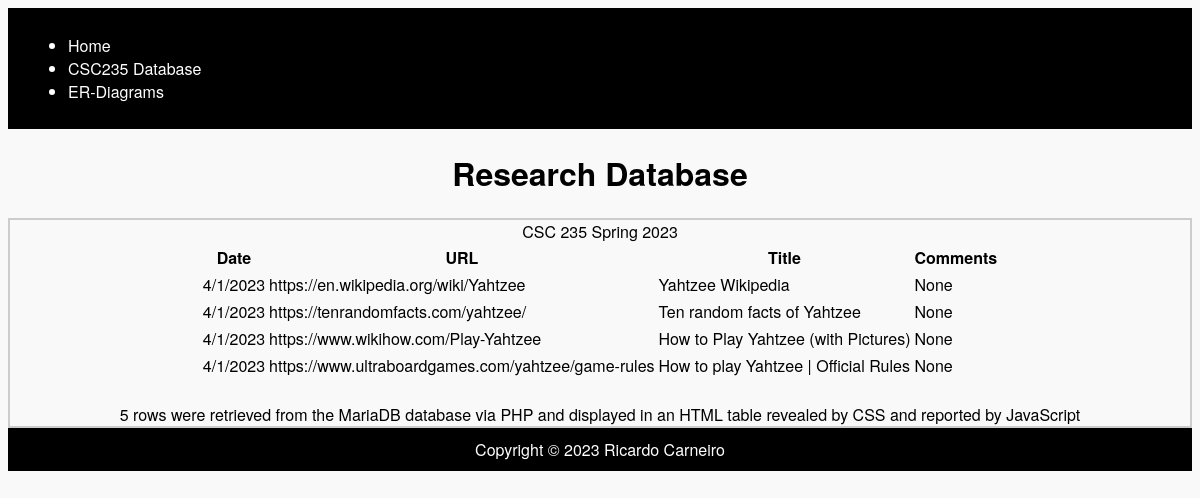
The page /Assignment6/db2.php on the database its author committed.
### tables this page shows
CREATE TABLE carneiror1Research(
entryID INT(11) AUTO_INCREMENT PRIMARY KEY,
dateAccessed VARCHAR(50),
url VARCHAR(100),
title VARCHAR(50),
comments VARCHAR(50));

### Assignment6/db2.php (the view, shortened to what this page needs)
<!DOCTYPE html PUBLIC "-//W3C//DTD XHTML 1.0 Strict//EN"
 "http://www.w3.org/TR/xhtml1/DTD/xhtml1-strict.dtd">
<html xmlns="http://www.w3.org/1999/xhtml">
<head>
<link rel="stylesheet" type="text/css" href="scripts/nav.css" />
<nav class= "navbar">
  <ul>
    <li><a href="index.html">Home</a></li>
    <li><a href="db1.php">CSC235 Database</a></li>
	<li><a href="diagram.html">ER-Diagrams</a></li>
  </ul>
</nav>
</head>
<body>
<center>
<h1>Research Database</h1>
</center>
<?php
    require('db.php');
    $sql = "SELECT * FROM carneiror1Research ORDER BY dateAccessed";
    $result = $conn->query($sql);
    ?>
    <center>
    <div class="container">
      <div class="overlay">
        <div class="text">CSC 235 Spring 2023
          <?php
          if ($result->num_rows > 0) {
             echo "<center><table id='database-results'><th>Date</th><th>URL</th><th>Title</th><th>Comments</th>";
             while($row = $result->fetch_assoc()) {
              echo "<tr><td>" . $row["dateAccessed"] . "</td><td>" . $row["url"] . "</td><td>" .$row["title"]."</td><td>". $row["comments"]. "</td></tr>";
            }
          } else {
             echo "Difficulty finding results";
          }
          echo "</table></center><br>";
          ?>
          <span id="table-row-count"></span>
        </div>
      </div>
    </div>
    </center>
</body>
<footer id= "footer" style="background-color: black; color: white; text-align: center; padding: 10px;">
      Copyright &copy; 2023 Ricardo Carneiro
    </footer>
</html>

### Assignment6/scripts/nav.css (style rules this page uses)
nav { background-color: black; color: white; display: flex; justify-content: space-between; padding: 10px 20px; }
nav a { color: white; text-decoration: none; margin-right: 20px; }

### Assignment6/db2.php (style rules this page uses)
body { background-color: #f9f9f9; }
.container { border: 2px solid #ccc; }
body { font-family: "Helvetica Neue", Helvetica, Arial, sans-serif; }

### rows shown on the page
carneiror1research: dateAccessed "4/1/2023", url "https://en.wikipedia.org/wiki/Yahtzee", title "Yahtzee Wikipedia", comments "None"
carneiror1research: dateAccessed "4/1/2023", url "https://tenrandomfacts.com/yahtzee/", title "Ten random facts of Yahtzee", comments "None"
carneiror1research: dateAccessed "4/1/2023", url "https://www.wikihow.com/Play-Yahtzee", title "How to Play Yahtzee (with Pictures)", comments "None"
carneiror1research: dateAccessed "4/1/2023", url "https://www.ultraboardgames.com/yahtzee/game-rules", title "How to play Yahtzee | Official Rules", comments "None"
